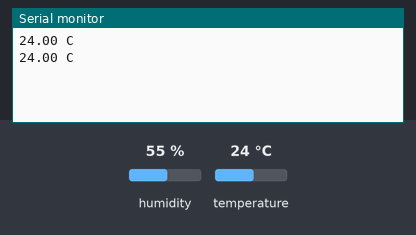
This sketch was run on a simulated Arduino Uno, built with avr-gcc and run on an emulated ATmega328P. Parts: the last lines printed to the serial monitor. Inputs (shaded band) come from the test bench; at power-on: temperature 24 °C, humidity 55 %.

Above: at 2.8 s.
2.9 s: temperature set to 12 °C
At 4.8 s:
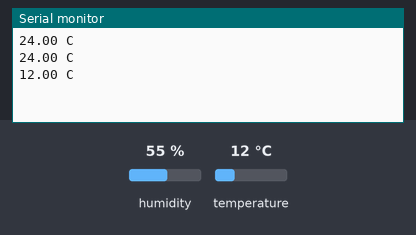
5.6 s: temperature set to 19 °C
At 7.2 s:
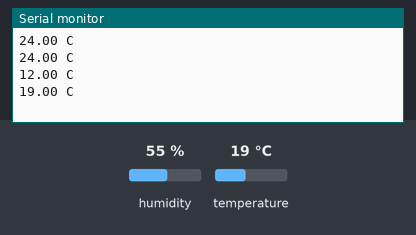
Timing chart, 0 to 8.7 s (numbered marks = the images above; inputs shaded):
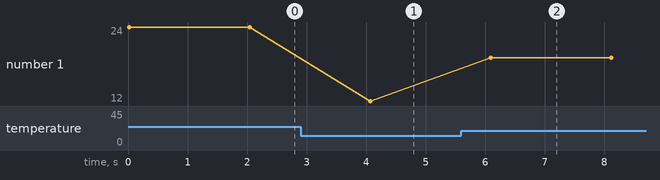

Measured:
- after the input at 2.9 s, the serial monitor: prints a new line after 1.2 s (image 1)
- after the input at 5.6 s, the serial monitor: prints a new line after 0.49 s (image 2)
- plotted number 1: 24 → 12 after the input at 2.9 s, 12 → 19 after the input at 5.6 s

The sketch:

Arduino_DHT11.ino
```cpp
#include <dht.h>
dht DHT;
#define DHT11_PIN 8

void setup(){
  Serial.begin(9600);
}

void loop()
{
  DHT.read11(DHT11_PIN);
  //Variables para medir temperatura y humedad
  float t = DHT.temperature;
  float h = DHT.humidity;

  //TEMPERATURA//
  Serial.print(t);
  Serial.println(" C");
  delay(2000);

}
```
